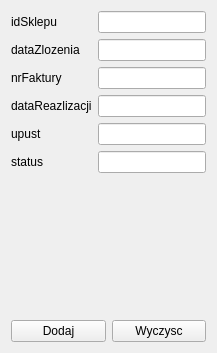
      <widget class="QWidget" name="tab_7">
       <attribute name="title">
        <string>ZamowienieHurtownia</string>
       </attribute>
       <layout class="QVBoxLayout" name="verticalLayout_23">
        <item>
         <layout class="QHBoxLayout" name="horizontalLayout_14">
          <item>
           <layout class="QVBoxLayout" name="verticalLayout_21">
            <item>
             <widget class="QLabel" name="label_45">
              <property name="text">
               <string>idSklepu</string>
              </property>
             </widget>
            </item>
            <item>
             <widget class="QLabel" name="label_16">
              <property name="text">
               <string>dataZlozenia</string>
              </property>
             </widget>
            </item>
            <item>
             <widget class="QLabel" name="label_46">
              <property name="text">
               <string>nrFaktury</string>
              </property>
             </widget>
            </item>
            <item>
             <widget class="QLabel" name="label_47">
              <property name="text">
               <string>dataReazlizacji</string>
              </property>
             </widget>
            </item>
            <item>
             <widget class="QLabel" name="label_48">
              <property name="text">
               <string>upust</string>
              </property>
             </widget>
            </item>
            <item>
             <widget class="QLabel" name="label_49">
              <property name="text">
               <string>status</string>
              </property>
             </widget>
            </item>
           </layout>
          </item>
          <item>
           <layout class="QVBoxLayout" name="verticalLayout_22">
            <item>
             <widget class="QLineEdit" name="lineEdit_56"/>
            </item>
            <item>
             <widget class="QLineEdit" name="lineEdit_57"/>
            </item>
            <item>
             <widget class="QLineEdit" name="lineEdit_58"/>
            </item>
            <item>
             <widget class="QLineEdit" name="lineEdit_59"/>
            </item>
            <item>
             <widget class="QLineEdit" name="lineEdit_60"/>
            </item>
            <item>
             <widget class="QLineEdit" name="lineEdit_61"/>
            </item>
           </layout>
          </item>
         </layout>
        </item>
        <item>
         <spacer name="verticalSpacer_7">
          <property name="orientation">
           <enum>Qt::Vertical</enum>
          </property>
          <property name="sizeHint" stdset="0">
           <size>
            <width>20</width>
            <height>141</height>
           </size>
          </property>
         </spacer>
        </item>
        <item>
         <layout class="QHBoxLayout" name="horizontalLayout_15">
          <item>
           <widget class="QPushButton" name="pushButton_15">
            <property name="text">
             <string>Dodaj</string>
            </property>
           </widget>
          </item>
          <item>
           <widget class="QPushButton" name="pushButton_16">
            <property name="text">
             <string>Wyczysc</string>
            </property>
           </widget>
          </item>
         </layout>
        </item>
       </layout>
      </widget>
